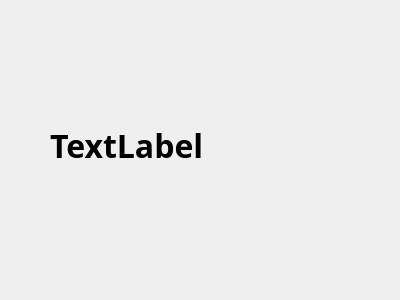
<?xml version="1.0" encoding="UTF-8"?>
<ui version="4.0">
 <class>Dialog</class>
 <widget class="QDialog" name="Dialog">
  <property name="geometry">
   <rect>
    <x>0</x>
    <y>0</y>
    <width>400</width>
    <height>300</height>
   </rect>
  </property>
  <property name="windowTitle">
   <string>Dialog</string>
  </property>
  <widget class="QLabel" name="label">
   <property name="geometry">
    <rect>
     <x>50</x>
     <y>90</y>
     <width>311</width>
     <height>111</height>
    </rect>
   </property>
   <property name="font">
    <font>
     <family>맑은 고딕</family>
     <pointsize>24</pointsize>
     <weight>75</weight>
     <bold>true</bold>
    </font>
   </property>
   <property name="text">
    <string>TextLabel</string>
   </property>
  </widget>
 </widget>
 <resources/>
 <connections/>
</ui>
